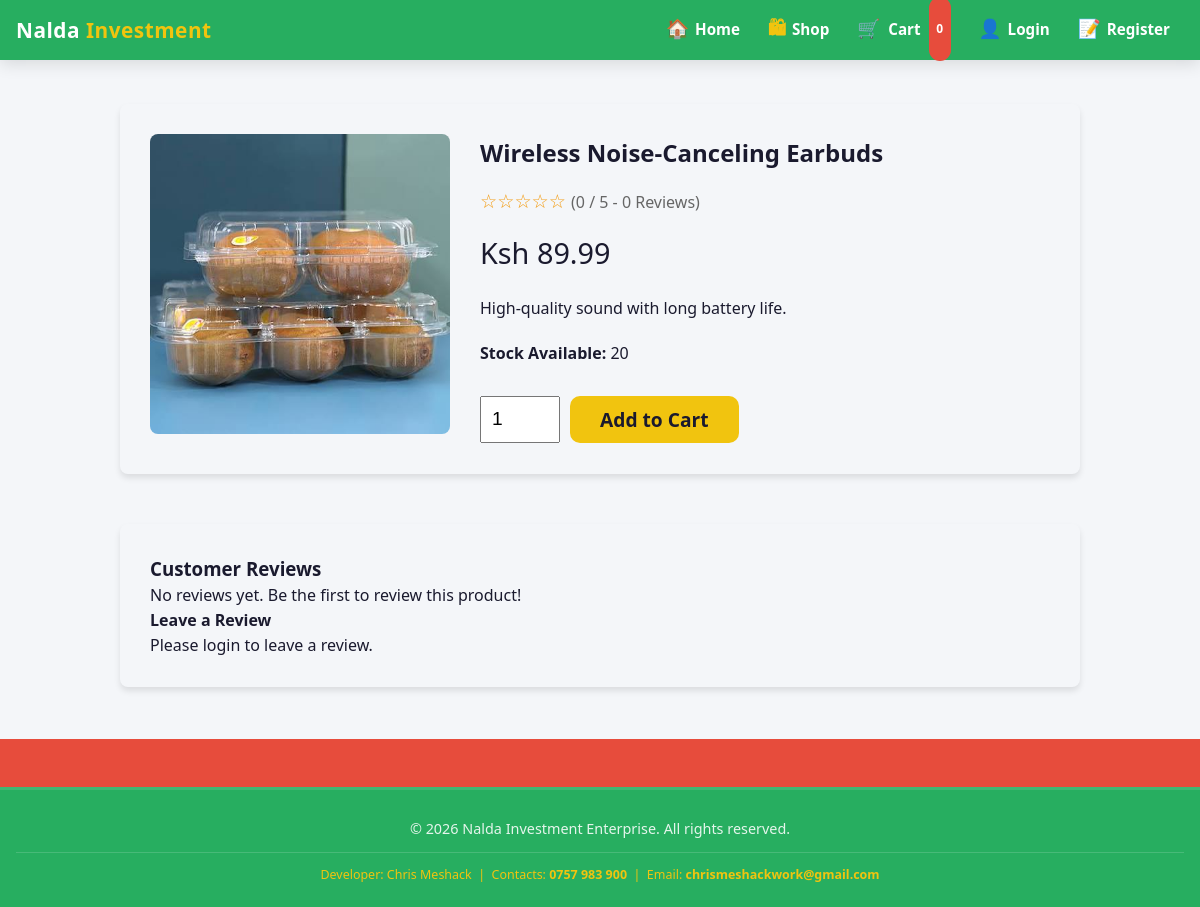
Screenshot of /public/product.php?id=4 with the database file from the repository.
### tables this page shows
CREATE TABLE products (
    id INT AUTO_INCREMENT PRIMARY KEY,
    category_id INT,
    name VARCHAR(150) NOT NULL,
    description TEXT,
    price DECIMAL(10, 2) NOT NULL,
    discount_percentage INT DEFAULT 0,
    is_flash_sale BOOLEAN DEFAULT 0,
    stock INT DEFAULT 0,
    serial_number VARCHAR(100) UNIQUE,
    image VARCHAR(255),
    created_at TIMESTAMP DEFAULT CURRENT_TIMESTAMP,
    FOREIGN KEY (category_id) REFERENCES categories(id) ON DELETE SET NULL
);

### models/Product.php (called while the page is built, shortened)
<?php
class Product {
    public static function getById($id) {
        $pdo = getDB();
        $stmt = $pdo->prepare("SELECT * FROM products WHERE id = ?");
        $stmt->execute([$id]);
        return $stmt->fetch();
    }
}
?>

### public/product.php (the view, shortened to what this page needs)
<?php
require_once __DIR__ . '/../models/Product.php';
$product_id = $_GET['id'] ?? null;
$product = Product::getById($product_id);
$pdo = getDB();
$stmt = $pdo->prepare("SELECT r.*, u.username FROM reviews r JOIN users u ON r.user_id = u.id WHERE r.product_id = ? ORDER BY r.created_at DESC");
$stmt->execute([$product_id]);
$reviews = $stmt->fetchAll();
$avg_rating = 0;
include __DIR__ . '/../includes/header.php';
?>
<div style="max-width: 1000px; margin: 0 auto; padding: 20px;">
    <div style="display: flex; gap: 30px; flex-wrap: wrap; background: var(--neutral-color); padding: 30px; border-radius: 8px; box-shadow: 0 4px 6px rgba(0,0,0,0.1);">
        <div style="flex: 1; min-width: 300px; position: relative;">
            <?php
                $images = explode(',', $product['image']);
                $first_image = trim($images[0]);
            ?>
            <img id="main-product-image" src="<?php echo htmlspecialchars($first_image ?: 'https://via.placeholder.com/400'); ?>" alt="<?php echo htmlspecialchars($product['name']); ?>" onerror="this.onerror=null; this.src='https://via.placeholder.com/400?text=No+Image';" style="width: 100%; border-radius: 8px; margin-bottom: 10px;">
        </div>
        <div style="flex: 2; min-width: 300px;">
            <h2 style="margin-top: 0;"><?php echo htmlspecialchars($product['name']); ?></h2>
            <div style="margin: 15px 0; color: #f39c12; font-size: 1.2rem;">
                <?php
                for ($i=1; $i<=5; $i++) {
                    echo $i <= round($avg_rating) ? '★' : '☆';
                }
                ?>
                <span style="color: #666; font-size: 1rem;"> (<?php echo $avg_rating; ?> / 5 - <?php echo count($reviews); ?> Reviews)</span>
            </div>
            <p class="price" style="font-size: 1.8rem;">
                <?php if ($product['discount_percentage'] > 0): ?>
                    <span class="original-price" style="font-size: 1.2rem;">Ksh <?php echo number_format($product['price'], 2); ?></span>
                    Ksh <?php echo number_format($product['price'] * (1 - $product['discount_percentage'] / 100), 2); ?>
                <?php else: ?>
                    Ksh <?php echo number_format($product['price'], 2); ?>
                <?php endif; ?>
            </p>
            <p style="margin: 20px 0; line-height: 1.6;"><?php echo nl2br(htmlspecialchars($product['description'])); ?></p>
            <p><strong>Stock Available:</strong> <?php echo $product['stock']; ?></p>
            <form class="add-to-cart-form" style="margin-top: 30px; display: flex; gap: 10px;">
                <input type="number" name="quantity" value="1" min="1" max="<?php echo $product['stock']; ?>" style="width: 80px; padding: 10px; font-size: 1.2rem;">
                <button type="submit" class="btn" style="padding: 10px 30px; font-size: 1.2rem;">Add to Cart</button>
            </form>
        </div>
    </div>
    <div style="margin-top: 50px; background: var(--neutral-color); padding: 30px; border-radius: 8px; box-shadow: 0 4px 6px rgba(0,0,0,0.1);">
        <h3>Customer Reviews</h3>
        <?php if (empty($reviews)): ?>
            <p>No reviews yet. Be the first to review this product!</p>
        <?php endif; ?>
        <h4>Leave a Review</h4>
        <?php
        if (isset($_SESSION['user_id'])):
            $can_review = false;
            $ui_msg = "";
            $checkStmt = $pdo->prepare("SELECT DATEDIFF(NOW(), o.created_at) as days_since FROM orders o JOIN order_items oi ON o.id = oi.order_id WHERE o.user_id = ? AND oi.product_id = ? AND o.payment_status = 'verified' ORDER BY o.created_at ASC LIMIT 1");
            $checkStmt->execute([$_SESSION['user_id'], $product_id]);
            $purchase = $checkStmt->fetch();
            if (!$purchase) {
                $ui_msg = "You can only leave a review if you have purchased this product.";
            } elseif ($purchase['days_since'] < 7) {
                $ui_msg = "You can review this product in " . (7 - $purchase['days_since']) . " days (7 days after purchase).";
            } else {
                $can_review = true;
            }
            if ($can_review):
        ?>
            <form method="POST">
                <input type="hidden" name="action" value="add_review">
                <div class="form-group" style="margin-bottom: 15px;">
                    <label>Rating (1-5)</label>
                    <select name="rating" required style="padding: 10px; width: 100px;">
                        <option value="5">5 ★</option>
                        <option value="4">4 ★</option>
                        <option value="3">3 ★</option>
                        <option value="2">2 ★</option>
                        <option value="1">1 ★</option>
                    </select>
                </div>
                <div class="form-group" style="margin-bottom: 15px;">
                    <label>Comment</label>
                    <textarea name="comment" rows="4" style="width: 100%; padding: 10px;" placeholder="What did you like or dislike about this product?"></textarea>
                </div>
                <button type="submit" class="btn">Submit Review</button>
            </form>
        <?php else: ?>
            <p style="color: #888; font-style: italic;"><?php echo $ui_msg; ?></p>
        <?php endif; else: ?>
            <p>Please <a href="login.php">login</a> to leave a review.</p>
        <?php endif; ?>
    </div>
</div>
<?php include __DIR__ . '/../includes/footer.php'; ?>

### assets/css/style.css (style rules this page uses)
:root { --green: #2ecc71; --green-dark: #27ae60; --green-light: #e8f8f0; --yellow: #f1c40f; --yellow-dark: #d4ac0d; --red: #e74c3c; --blue: #3498db; --blue-dark: #2980b9; --text: #1a1a2e; --text-muted: #666; --surface: #ffffff; --bg: #f4f6f9; --border: #e0e0e0; --shadow-sm: 0 2px 8px rgba(0,0,0,.07); --shadow-md: 0 4px 16px rgba(0,0,0,.12); --shadow-lg: 0 8px 32px rgba(0,0,0,.18); --radius: 10px; --radius-lg: 16px; --transition: 0.28s ease; --font: 'Segoe UI', Arial, sans-serif; }
*, *::before, *::after { margin: 0; padding: 0; box-sizing: border-box; }
html { scroll-behavior: smooth; -webkit-text-size-adjust: 100%; }
body { font-family: var(--font); background: var(--bg); color: var(--text); min-width: 0; overflow-x: hidden; line-height: 1.55; display: flex; flex-direction: column; min-height: 100vh; }
img { display: block; max-width: 100%; height: auto; }
a { text-decoration: none; color: inherit; }
.btn { display: inline-flex; align-items: center; justify-content: center; gap: 6px; background: var(--yellow); color: var(--text); border: none; padding: 10px 20px; min-height: 44px; border-radius: var(--radius); cursor: pointer; font-weight: 700; font-size: .95rem; font-family: var(--font); transition: background var(--transition), color var(--transition), transform var(--transition), box-shadow var(--transition); white-space: nowrap; }
.add-to-cart-form { display: flex; gap: 6px; width: 100%; }

### rows the page displays
products: image (picture), name "Wireless Noise-Canceling Earbuds", price "89.99", description "High-quality sound with long battery life.", stock "20"

### other values shown
$cartCount "0"
$avg_rating "0"
count($reviews) "0"
